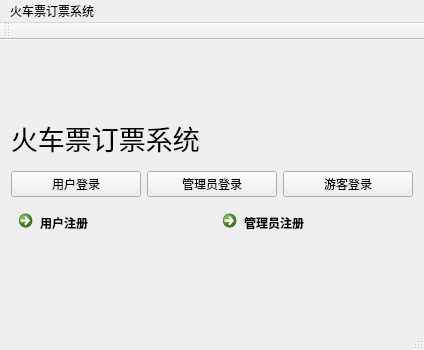
<?xml version="1.0" encoding="UTF-8"?>
<ui version="4.0">
 <class>MainWindow</class>
 <widget class="QMainWindow" name="MainWindow">
  <property name="geometry">
   <rect>
    <x>0</x>
    <y>0</y>
    <width>424</width>
    <height>350</height>
   </rect>
  </property>
  <property name="windowTitle">
   <string>MainWindow</string>
  </property>
  <widget class="QWidget" name="centralWidget">
   <layout class="QVBoxLayout" name="verticalLayout_2">
    <item>
     <layout class="QVBoxLayout" name="verticalLayout">
      <item>
       <widget class="QLabel" name="label_2">
        <property name="text">
         <string/>
        </property>
        <property name="pixmap">
         <pixmap>E:/tby/Pictures/3347542_143901038305_2_副_副本_副本.jpg</pixmap>
        </property>
       </widget>
      </item>
      <item>
       <widget class="QLabel" name="label">
        <property name="font">
         <font>
          <family>微软雅黑 Light</family>
          <pointsize>20</pointsize>
         </font>
        </property>
        <property name="layoutDirection">
         <enum>Qt::LeftToRight</enum>
        </property>
        <property name="text">
         <string>火车票订票系统</string>
        </property>
        <property name="buddy">
         <cstring></cstring>
        </property>
       </widget>
      </item>
     </layout>
    </item>
    <item>
     <layout class="QHBoxLayout" name="horizontalLayout">
      <item>
       <widget class="QPushButton" name="pushButton">
        <property name="text">
         <string>用户登录</string>
        </property>
       </widget>
      </item>
      <item>
       <widget class="QPushButton" name="pushButton_2">
        <property name="text">
         <string>管理员登录</string>
        </property>
       </widget>
      </item>
      <item>
       <widget class="QPushButton" name="pushButton_3">
        <property name="text">
         <string>游客登录</string>
        </property>
       </widget>
      </item>
     </layout>
    </item>
    <item>
     <layout class="QHBoxLayout" name="horizontalLayout_2">
      <item>
       <widget class="QCommandLinkButton" name="commandLinkButton">
        <property name="text">
         <string>用户注册</string>
        </property>
       </widget>
      </item>
      <item>
       <widget class="QCommandLinkButton" name="commandLinkButton_2">
        <property name="text">
         <string>管理员注册</string>
        </property>
       </widget>
      </item>
     </layout>
    </item>
   </layout>
  </widget>
  <widget class="QMenuBar" name="menuBar">
   <property name="geometry">
    <rect>
     <x>0</x>
     <y>0</y>
     <width>424</width>
     <height>26</height>
    </rect>
   </property>
   <widget class="QMenu" name="menu">
    <property name="title">
     <string>火车票订票系统</string>
    </property>
   </widget>
   <addaction name="menu"/>
  </widget>
  <widget class="QToolBar" name="mainToolBar">
   <attribute name="toolBarArea">
    <enum>TopToolBarArea</enum>
   </attribute>
   <attribute name="toolBarBreak">
    <bool>false</bool>
   </attribute>
  </widget>
  <widget class="QStatusBar" name="statusBar"/>
 </widget>
 <layoutdefault spacing="6" margin="11"/>
 <resources/>
 <connections/>
</ui>
